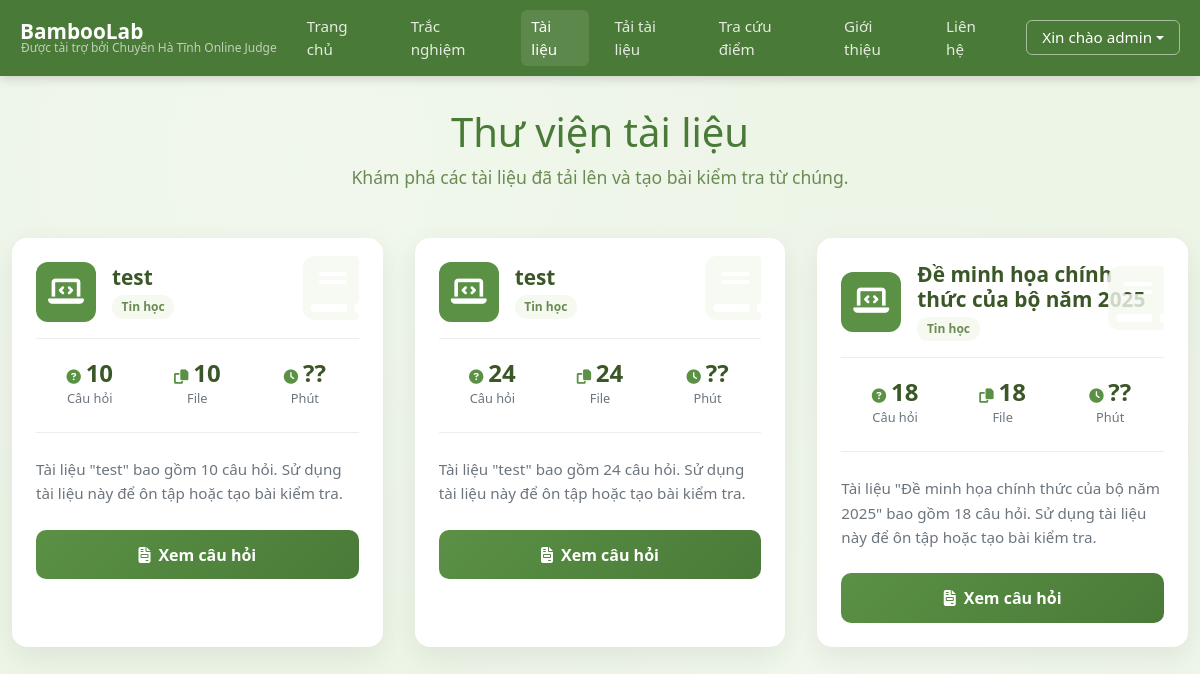
Page /documents/ (signed in) on the committed database.
### core/models.py (models this page shows, shortened)
class Document(models.Model):
    STATUS_CHOICES = [
        ('pending', 'Đang chờ xử lý'),
        ('processing', 'Đang xử lý'),
        ('completed', 'Hoàn thành'),
        ('failed', 'Thất bại')
    ]
    title = models.CharField(max_length=255)
    file = models.FileField(upload_to='documents/', null=True, blank=True)
    subject = models.ForeignKey(Subject, on_delete=models.CASCADE, related_name='documents', verbose_name="Môn học", null=True)
    uploaded_at = models.DateTimeField(auto_now_add=True)
    author = models.ForeignKey(User, on_delete=models.CASCADE, related_name='documents', verbose_name="Tác giả", null=True)
    status = models.CharField(max_length=20, choices=STATUS_CHOICES, default='pending')
    task_id = models.CharField(max_length=255, blank=True, null=True)
    error_message = models.TextField(blank=True, null=True)
    additional_requirements = models.TextField(blank=True, null=True)
    progress = models.IntegerField(default=0, help_text="Tiến trình xử lý (0-100%)")
    progress_message = models.CharField(max_length=255, blank=True, null=True, help_text="Thông báo về tiến trình hiện tại")
    class Meta:
        verbose_name = "Tài liệu"
        verbose_name_plural = "Tài liệu"
        ordering = ['uploaded_at']

class Subject(models.Model):
    name = models.CharField(max_length=100, unique=True, verbose_name="Tên môn học")
    code = models.CharField(max_length=20, blank=True, null=True, verbose_name="Mã môn học")
    description = models.TextField(blank=True, null=True, verbose_name="Mô tả")
    created_at = models.DateTimeField(auto_now_add=True)
    updated_at = models.DateTimeField(auto_now=True)
    class Meta:
        verbose_name = "Môn học"
        verbose_name_plural = "Môn học"
        ordering = ['name']

### core/views.py (the view)
# urls.py: path("documents/", document_list, name="document-list"),
def document_list(request):
    documents = Document.objects.annotate(
        question_count=Count('questions'),
        files_count=Count('uploaded_files') # Đếm số lượng file tải lên cho mỗi document
    ).select_related('subject').order_by('-uploaded_at')
    context = {
        'documents': documents
    }
    return render(request, 'document-list.html', context)

### templates/document-list.html (shortened to what this page needs)
{% extends 'base.html' %}
{% load static %}
{% block content %}
<div class="container">
    <div class="page-header">
        <h1>Thư viện tài liệu</h1>
        <p>Khám phá các tài liệu đã tải lên và tạo bài kiểm tra từ chúng.</p>
    </div>
    {% if documents %}
    <div class="document-grid">
        {% for document in documents %}
        <div class="document-card">
            <div class="card-header-custom">
                <div class="card-icon-bg">
                    {% if document.subject and document.subject.name == 'Tin học' %}
                        <i class="fas fa-laptop-code"></i>
                    {% elif document.subject %}
                        <i class="fas fa-book"></i>
                    {% else %}
                        <i class="fas fa-file-alt"></i>
                    {% endif %}
                </div>
                <div class="card-title-section">
                    <h5>{{ document.title }}</h5>
                    {% if document.subject %}
                    <span class="card-type-badge">{{ document.subject.name }}</span>
                    {% endif %}
                </div>
            </div>
            <div class="card-body-custom">
                <div class="card-stats">
                    <div class="stat-item">
                        <span class="stat-value">
                            <i class="fas fa-question-circle stat-icon"></i>{{ document.question_count|default:0 }}
                        </span>
                        <span class="stat-label">Câu hỏi</span>
                    </div>
                    <div class="stat-item">
                        <span class="stat-value">
                             <i class="fas fa-copy stat-icon"></i>{{ document.files_count|default:0 }}
                        </span>
                        <span class="stat-label">File</span>
                    </div>
                    <div class="stat-item">
                        <span class="stat-value">
                           <i class="fas fa-clock stat-icon"></i>??
                        </span>
                        <span class="stat-label">Phút</span>
                    </div>
                </div>
                <p class="card-description">
                    Tài liệu "{{ document.title }}" bao gồm {{ document.question_count|default:0 }} câu hỏi.
                    Sử dụng tài liệu này để ôn tập hoặc tạo bài kiểm tra.
                </p>
                {% if document.status == 'completed' and document.questions.exists %}
                    <a href="{% url 'document-questions' document.id %}" class="btn-create-quiz">
                        <i class="fas fa-file-invoice"></i> Xem câu hỏi
                    </a>
                 {% elif document.status == 'processing' or document.status == 'pending' %}
                     <a href="{% url 'document-status' document.id %}" class="btn-create-quiz" style="background: var(--gray-text); cursor: not-allowed;">
                        <i class="fas fa-spinner fa-spin"></i> Đang xử lý...
                    </a>
                {% else %}
                    <a href="{% url 'document-status' document.id %}" class="btn-create-quiz" style="background: var(--bs-danger);">
                        <i class="fas fa-exclamation-triangle"></i> Xem trạng thái
                    </a>
                {% endif %}
            </div>
        </div>
        {% endfor %}
    </div>
    {% else %}
    <div class="alert alert-info text-center" role="alert">
        <i class="fas fa-info-circle me-2"></i> Chưa có tài liệu nào được tải lên.
        <a href="{% url 'upload-document' %}" class="alert-link">Tải tài liệu ngay!</a>
    </div>
    {% endif %}
</div>
{% endblock %}

### templates/base.html (shortened to what this page needs)
<!DOCTYPE html>
<html lang="vi">
<head>
    <link href="https://cdn.jsdelivr.net/npm/bootstrap@5.3.0-alpha1/dist/css/bootstrap.min.css" rel="stylesheet">
    <link rel="stylesheet" href="https://cdnjs.cloudflare.com/ajax/libs/font-awesome/6.4.0/css/all.min.css">
</head>
<body>
    {% block navbar %}
    <nav class="navbar">
        <div class="navbar-container">
            <div class="logo-container">
                <div class="logo">
                    <a href="/">
                        <span>BambooLab</span>
                    </a>
                </div>
                <div class="sponsor-text">
                    Được tài trợ bởi Chuyên Hà Tĩnh Online Judge
                </div>
            </div>
            <div class="nav-links">
                 <a href="/" class="{% if request.path == '/' %}active{% endif %}">Trang chủ</a>
                 {% if user.is_staff %}
                 <a href="{% url 'quiz-list' %}" class="{% if '/quiz/' in request.path %}active{% endif %}">Trắc nghiệm</a>
                 <a href="{% url 'document-list' %}" class="{% if '/documents/' in request.path %}active{% endif %}">Tài liệu</a>
                 <a href="{% url 'upload-document' %}" class="{% if request.path == '/upload-document/' %}active{% endif %}">Tải tài liệu</a>
                 <a href="{% url 'score-ranking' %}" class="{% if request.path == '/score-ranking/' %}active{% endif %}">Tra cứu điểm</a>
                 {% endif %}
                 <a href="#">Giới thiệu</a>
                 <a href="#">Liên hệ</a>
            </div>
            <div class="nav-buttons">
                 {% if user.is_authenticated %}
                 <div class="nav-item dropdown">
                     <a class="login-btn dropdown-toggle d-flex align-items-center" href="#" id="userDropdownOld" role="button" data-bs-toggle="dropdown" aria-expanded="false">
                         Xin chào {{ user.first_name|default:user.username }}
                     </a>
                 </div>
                 {% else %}
                 <a href="{% url 'login_view' %}" class="login-btn">Đăng nhập</a>
                 <a href="{% url 'register_view' %}" class="signup-btn">Đăng ký</a>
                 {% endif %}
            </div>
        </div>
    </nav>
    {% endblock %}
    <main class="flex-grow-1">
        {% block content %}{% endblock %}
    </main>
</body>
</html>

### templates/base.html (style rules this page uses)
:root { --primary-color: #5a9145; --primary-light: #7db25a; --primary-dark: #4a7a38; --primary-bg: #edf5e7; --accent-color: #20a98a; --text-color: #3b5728; --text-light: #6b8b54; --white: #FFFFFF; --light-bg: #f5f9f0; --dark-bg: #ebf2e4; --gray-text: #6c757d; --card-shadow: 0 10px 30px rgba(0, 0, 0, 0.07); --border-color: rgba(0, 0, 0, 0.07); }
body { font-family: 'Segoe UI', Tahoma, Geneva, Verdana, sans-serif; color: var(--gray-text); background-color: var(--primary-bg); background-image: radial-gradient(circle at 25% 20%, rgba(255, 255, 255, 0.2) 0%, transparent 50%), radial-gradient(circle at 75% 80%, rgba(255, 255, 255, 0.2) 0%, transparent 50%); background-attachment: fixed; margin: 0; display: flex; flex-direction: column; min-height: 100vh; }
main { flex-grow: 1; }
.navbar { background-color: var(--primary-dark); box-shadow: 0 3px 10px rgba(0, 0, 0, 0.15); padding: 10px 0; position: sticky; top: 0; z-index: 1000; }
.navbar-container { display: flex; justify-content: space-between; align-items: center; max-width: 1200px; margin: 0 auto; padding: 0 20px; height: 100%; }
.logo-container { display: flex; flex-direction: column; align-items: flex-start; flex-shrink: 0; margin-right: 20px; }
.logo a { display: flex; align-items: center; text-decoration: none; color: var(--white); font-weight: bold; font-size: 1.3rem; line-height: 1; }
.sponsor-text { font-size: 0.75rem; color: rgba(255, 255, 255, 0.65); margin-top: 0px; line-height: 1; font-weight: 400; margin-left: 1px; }
.nav-links { display: flex; gap: 15px; justify-content: center; flex-grow: 1; }
.nav-links a { text-decoration: none; color: rgba(255, 255, 255, 0.85); font-weight: 500; transition: color 0.3s, background-color 0.3s; padding: 5px 10px; border-radius: 6px; font-size: 0.95rem; }
.nav-links a:hover, .nav-links a.active { color: var(--white); background-color: rgba(255, 255, 255, 0.1); }
.nav-buttons { display: flex; gap: 10px; flex-shrink: 0; margin-left: 20px; align-items: center; }
.login-btn, .signup-btn { padding: 5px 15px; border-radius: 6px; text-decoration: none; font-weight: 500; transition: all 0.3s; font-size: 0.95rem; white-space: nowrap; }
.login-btn { color: var(--white); border: 1px solid rgba(255, 255, 255, 0.5); }

### rows in the picture
Document: title "test", subject.name "Tin học", question_count "10", files_count "10", status "completed" (drawn)
Document: title "test", subject.name "Tin học", question_count "24", files_count "24", status "completed" (drawn)
Document: title "Đề minh họa chính thức của bộ năm 2025", subject.name "Tin học", question_count "18", files_count "18", status "completed" (drawn)

### other values in the picture
{{ user.first_name|default:user.username }} "admin"
